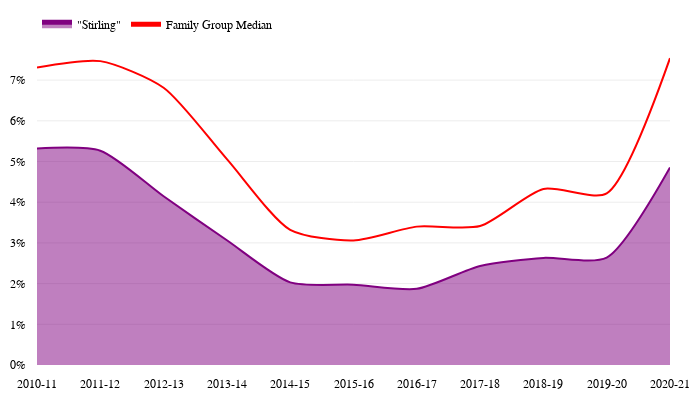
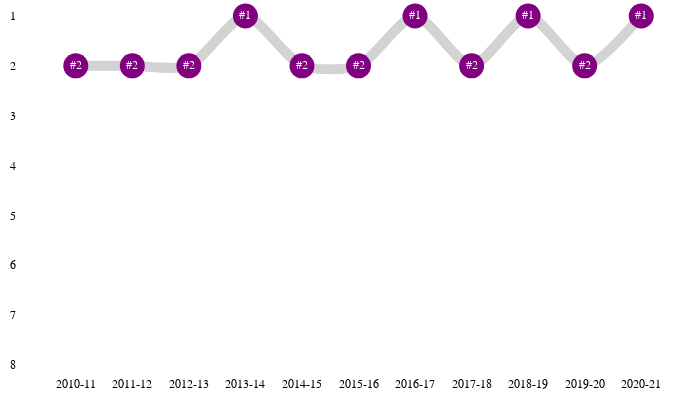

Write notebook code for charts like these, in order.
### Markdown cell above
#### Show Graph Examples

### Code cell
LineChart.show()
BumpChart.show()

### Figure 1 — Plotly figure (JSON) as saved in the notebook; plotly's stock layout.template omitted (floating-point values rounded to 4 significant figures)
{"data": [{"fill": "tozeroy", "line": {"color": "purple", "shape": "spline", "smoothing": 0.7, "width": 2}, "mode": "lines", "name": "\"Stirling\"", "type": "scatter", "x": ["2010-11", "2011-12", "2012-13", "2013-14", "2014-15", "2015-16", "2016-17", "2017-18", "2018-19", "2019-20", "2020-21"], "y": [0.0532, 0.05266, 0.04146, 0.03065, 0.0203, 0.01972, 0.01873, 0.02434, 0.02632, 0.02639, 0.04854]}, {"line": {"color": "red", "shape": "spline", "smoothing": 0.7, "width": 2}, "mode": "lines", "name": "Family Group Median", "type": "scatter", "x": ["2010-11", "2011-12", "2012-13", "2013-14", "2014-15", "2015-16", "2016-17", "2017-18", "2018-19", "2019-20", "2020-21"], "y": [0.07311, 0.07466, 0.06813, 0.05059, 0.03322, 0.03061, 0.034, 0.03413, 0.04325, 0.04217, 0.07539]}], "layout": {"font": {"color": "black", "family": "Segoe UI Semibold"}, "height": 400, "legend": {"bgcolor": "rgba(0, 0, 0, 0)", "font": {"size": 12}, "itemsizing": "constant", "orientation": "h", "x": 0, "xanchor": "left", "y": 1.1, "yanchor": "top"}, "margin": {"b": 10, "l": 10, "pad": 10, "r": 10, "t": 10}, "plot_bgcolor": "rgba(0, 0, 0, 0)", "width": 700, "xaxis": {"type": "category"}, "yaxis": {"gridcolor": "#ededed", "tickformat": ",.0%", "tickprefix": "", "ticksuffix": ""}}}

### Figure 2 — Plotly figure (JSON) as saved in the notebook; plotly's stock layout.template omitted (floating-point values rounded to 4 significant figures)
{"data": [{"cliponaxis": false, "line": {"color": "lightgray", "shape": "spline", "smoothing": 0.7, "width": 10}, "marker": {"color": "purple", "size": 25}, "mode": "lines+markers+text", "name": "\"Stirling\" Family Group Rank", "text": ["#2", "#2", "#2", "#1", "#2", "#2", "#1", "#2", "#1", "#2", "#1"], "textfont": {"color": "white", "family": "Segoe UI Semibold", "size": 12}, "textposition": "middle center", "type": "scatter", "x": ["2010-11", "2011-12", "2012-13", "2013-14", "2014-15", "2015-16", "2016-17", "2017-18", "2018-19", "2019-20", "2020-21"], "y": [2, 2, 2, 1, 2, 2, 1, 2, 1, 2, 1]}], "layout": {"font": {"color": "black", "family": "Segoe UI Semibold"}, "height": 400, "margin": {"b": 10, "l": 10, "pad": 10, "r": 10, "t": 10}, "plot_bgcolor": "rgba(0, 0, 0, 0)", "width": 700, "xaxis": {"type": "category"}, "yaxis": {"range": [8, 1]}}}
